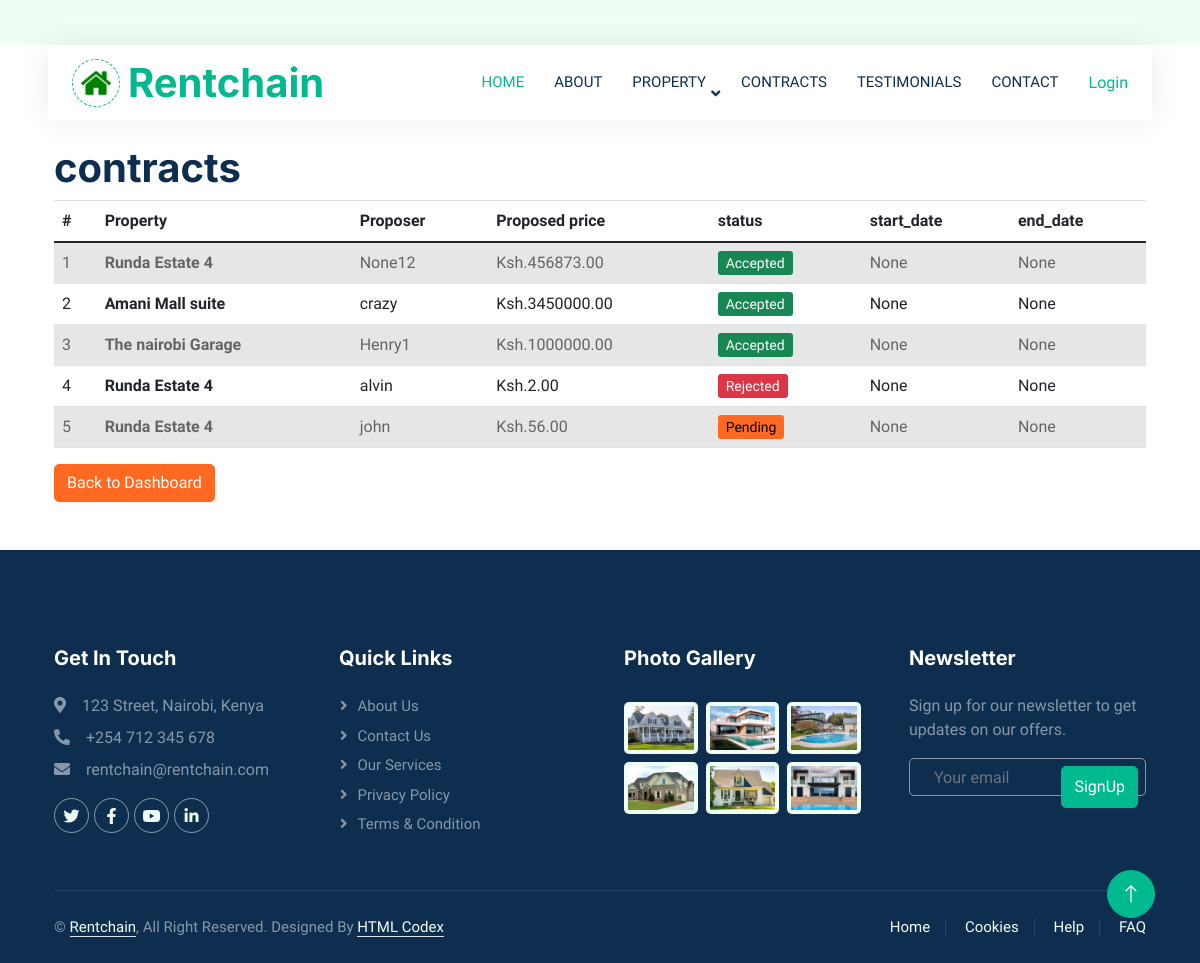
Before: /Proposals/ with the older database file.
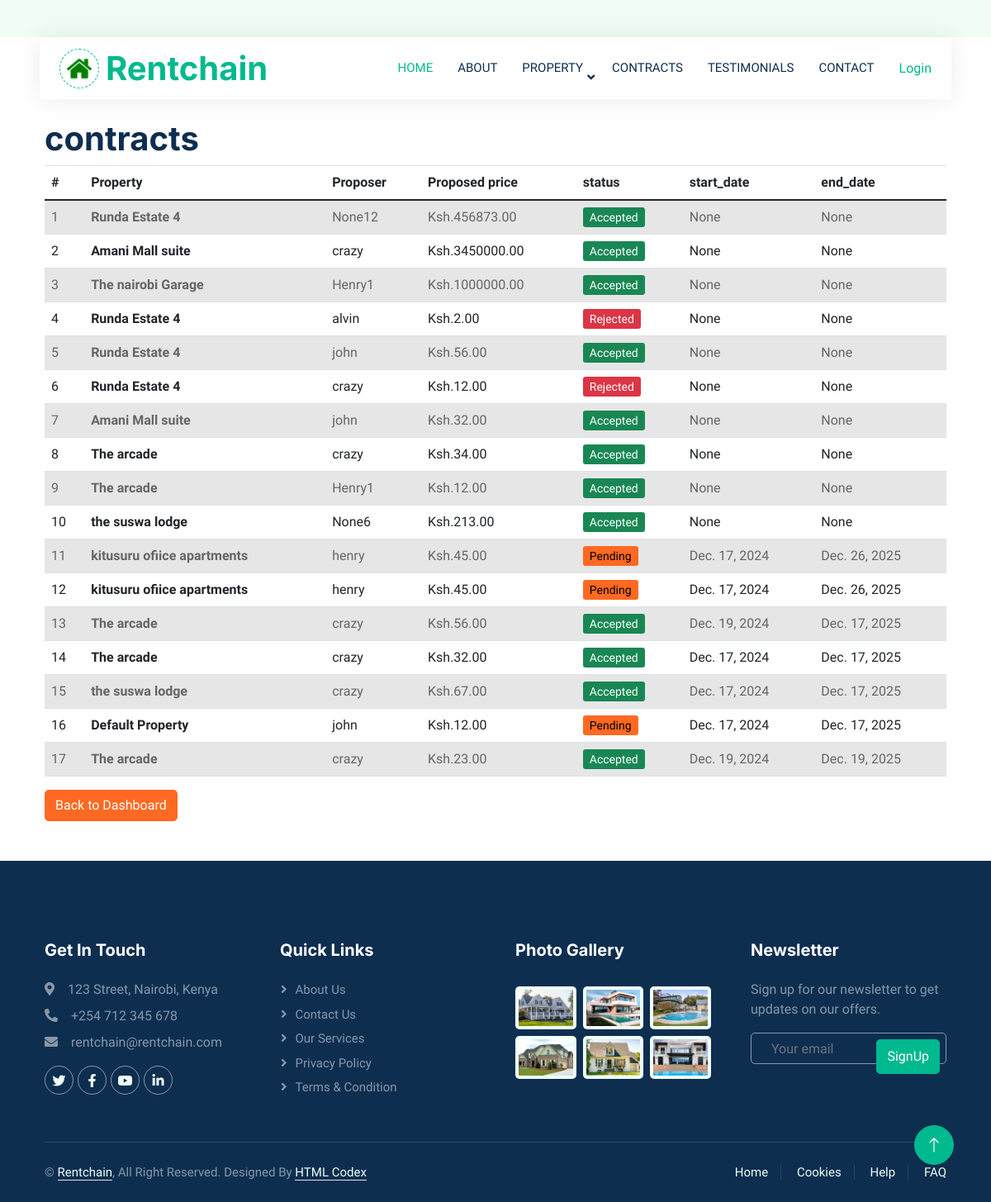
After: the same page with the newer database file.
### property_app/models.py (models this page shows, shortened)
class Proposal(models.Model):
    STATUS_CHOICES = [
        ('pending', 'Pending'),
        ('accepted', 'Accepted'),
        ('rejected', 'Rejected'),
    ]
    payment_status = models.CharField(
        max_length=20,
        choices=[('Pending', 'Pending'), ('Paid', 'Paid')],
        default='Pending'
    )
    property = models.ForeignKey(Property, on_delete=models.CASCADE, related_name='proposals')
    proposer = models.ForeignKey(settings.AUTH_USER_MODEL, on_delete=models.CASCADE, related_name='proposals')
    proposed_price = models.DecimalField(max_digits=10, decimal_places=2)
    message = models.TextField(blank=True, null=True)
    created_at = models.DateTimeField(auto_now_add=True)
    status = models.CharField(max_length=10, choices=STATUS_CHOICES, default='pending')  # New field
    landlord_response = models.TextField(blank=True, null=True)  # New field
    paid_amount = models.DecimalField(max_digits=10, decimal_places=2, default=0)
    start_date = models.DateField(null=True, blank=True)
    end_date = models.DateField(null=True, blank=True)
    from django.core.exceptions import ObjectDoesNotExist

class Property(models.Model):
    id = models.AutoField(primary_key=True)  # Auto-incrementing ID field
    landlord = models.ForeignKey(settings.AUTH_USER_MODEL, on_delete=models.CASCADE, related_name="properties")
    name = models.CharField(max_length=255, default='test')
    description = models.TextField(default='test')
    price = models.DecimalField(max_digits=10, decimal_places=2,default='123')
    location = models.CharField(max_length=255,default='test')
    created_at = models.DateTimeField(auto_now_add=True)
    number_of_units=models.IntegerField()
    size=models.IntegerField()
    baths=models.IntegerField()
    beds=models.IntegerField()
    amenities = models.ManyToManyField('Amenity', blank=True, related_name='properties',default='gym')
    contact_number = models.CharField(max_length=15, blank=True, null=True,default='0711111')
    utilities = models.TextField(blank=True, null=True, help_text="List included utilities (e.g., water, electricity).",default='water')
    nearby_features = models.TextField(blank=True, null=True,default='school')
    lease_type=[
        ('rent','Rent'),
        ('sale','Sale'),
        ('lease','Lease')
    ]
    CATEGORY_CHOICES = [
        ('apartment', 'Apartment'),
        ('villa', 'Villa'),
        ('Home', 'home'),
        ('Office', 'office'),
        ('Garage', 'garage'),
    ]
    STATUS_CHOICES = [
    ('available', 'Available'),
    ('occupied', 'Occupied'),
    ('sold', 'Sold'),
]
    FURNISHING_CHOICES = [
    ('furnished', 'Furnished'),
    ('semi-furnished', 'Semi-Furnished'),
    ('unfurnished', 'Unfurnished'),
]
    furnishing_status = models.CharField(max_length=50, choices=FURNISHING_CHOICES, default='unfurnished')
    status = models.CharField(max_length=50, choices=STATUS_CHOICES, default='available')
    category = models.CharField(max_length=50, choices=CATEGORY_CHOICES, default='apartment')
    t_type= models.CharField(max_length=50,choices=lease_type,default='rent')
    def __str__(self):
        return self.name

class User(AbstractUser):
    ROLES = [
        ('client', 'Client'),
        ('landlord', 'Landlord'),
        ('admin', 'Admin'),
    ]
    role = models.CharField(max_length=10, choices=ROLES, default='client')
    wallet_balance = models.DecimalField(max_digits=10, decimal_places=2, default=0.00)
    groups = models.ManyToManyField(
        Group,
        related_name="custom_user_groups",  # Specify a custom related_name
        blank=True,
    )
    user_permissions = models.ManyToManyField(
        Permission,
        related_name="custom_user_permissions",  # Specify a custom related_name
        blank=True,
    )

### property_app/views.py (the view)
# urls.py: path('Proposals/', ProposalListView.as_view(), name='view_proposals'),
class ProposalListView(View):
    template_name = 'manage_proposals.html'
    def get(self, request, *args, **kwargs):
        proposals = Proposal.objects.all()
        return render(request, self.template_name, {'proposals': proposals})

### property_app/context_processors.py (called while the page is built, shortened)
def dashboard_url(request):
    return {'dashboard_url': None}

### property_app/templates/manage_proposals.html
{% extends "base.html" %}
{%block content%}
<div class="container mt-4">
    <h1>contracts</h1>
    <table class="table table-striped">
        <thead>
            <tr>
                <th>#</th>
                <th>Property</th>
                <th>Proposer</th>
                <th>Proposed price</th>
                <th>status</th>
                <th>start_date</th>
                <th>end_date</th>
            </tr>
        </thead>
        <tbody>
            {% for proposal in proposals %}
                <tr>
                    <td>{{ forloop.counter }}</td>
                    <th>{{proposal.property}}</th>
                    <td>{{ proposal.proposer }}</td>
                    <td>Ksh.{{ proposal.proposed_price }}</td>
                    <td>
                        <span class="btn-sm
                            {% if proposal.status == 'accepted' %}
                                btn-success
                            {% elif proposal.status == 'rejected' %}
                                btn-danger
                            {% else %}
                                btn-secondary
                            {% endif %}
                        ">
                            {{ proposal.status|capfirst }}
                        </span>
                    </td>                    <td>{{ proposal.start_date }}</td>
                    <td>{{ proposal.end_date }}</td>
                </tr>
            {% endfor %}
        </tbody>
    </table>
    <a href="{% url 'admin_dashboard' %}" class="btn btn-secondary">Back to Dashboard</a>
</div>
{%endblock%}

Changed rows visible on the page:
changed Proposal (number 5 of 17 on the later page): status "Pending" → "Accepted"
added Proposal: property "Runda Estate 4", proposer "crazy", proposed_price "12.00", status "Rejected", start_date "None", end_date "None"
added Proposal: property "Amani Mall suite", proposer "john", proposed_price "32.00", status "Accepted", start_date "None", end_date "None"
added Proposal: property "The arcade", proposer "crazy", proposed_price "34.00", status "Accepted", start_date "None", end_date "None"
added Proposal: property "The arcade", proposer "Henry1", proposed_price "12.00", status "Accepted", start_date "None", end_date "None"
added Proposal: property "the suswa lodge", proposer "None6", proposed_price "213.00", status "Accepted", start_date "None", end_date "None"
added Proposal: property "kitusuru ofiice apartments", proposer "henry", proposed_price "45.00", status "Pending", start_date "Dec. 17, 2024", end_date "Dec. 26, 2025"
added Proposal: property "kitusuru ofiice apartments", proposer "henry", proposed_price "45.00", status "Pending", start_date "Dec. 17, 2024", end_date "Dec. 26, 2025"
added Proposal: property "The arcade", proposer "crazy", proposed_price "56.00", status "Accepted", start_date "Dec. 19, 2024", end_date "Dec. 17, 2025"
added Proposal: property "The arcade", proposer "crazy", proposed_price "32.00", status "Accepted", start_date "Dec. 17, 2024", end_date "Dec. 17, 2025"
added Proposal: property "the suswa lodge", proposer "crazy", proposed_price "67.00", status "Accepted", start_date "Dec. 17, 2024", end_date "Dec. 17, 2025"
added Proposal: property "Default Property", proposer "john", proposed_price "12.00", status "Pending", start_date "Dec. 17, 2024", end_date "Dec. 17, 2025"
added Proposal: property "The arcade", proposer "crazy", proposed_price "23.00", status "Accepted", start_date "Dec. 19, 2024", end_date "Dec. 19, 2025"
